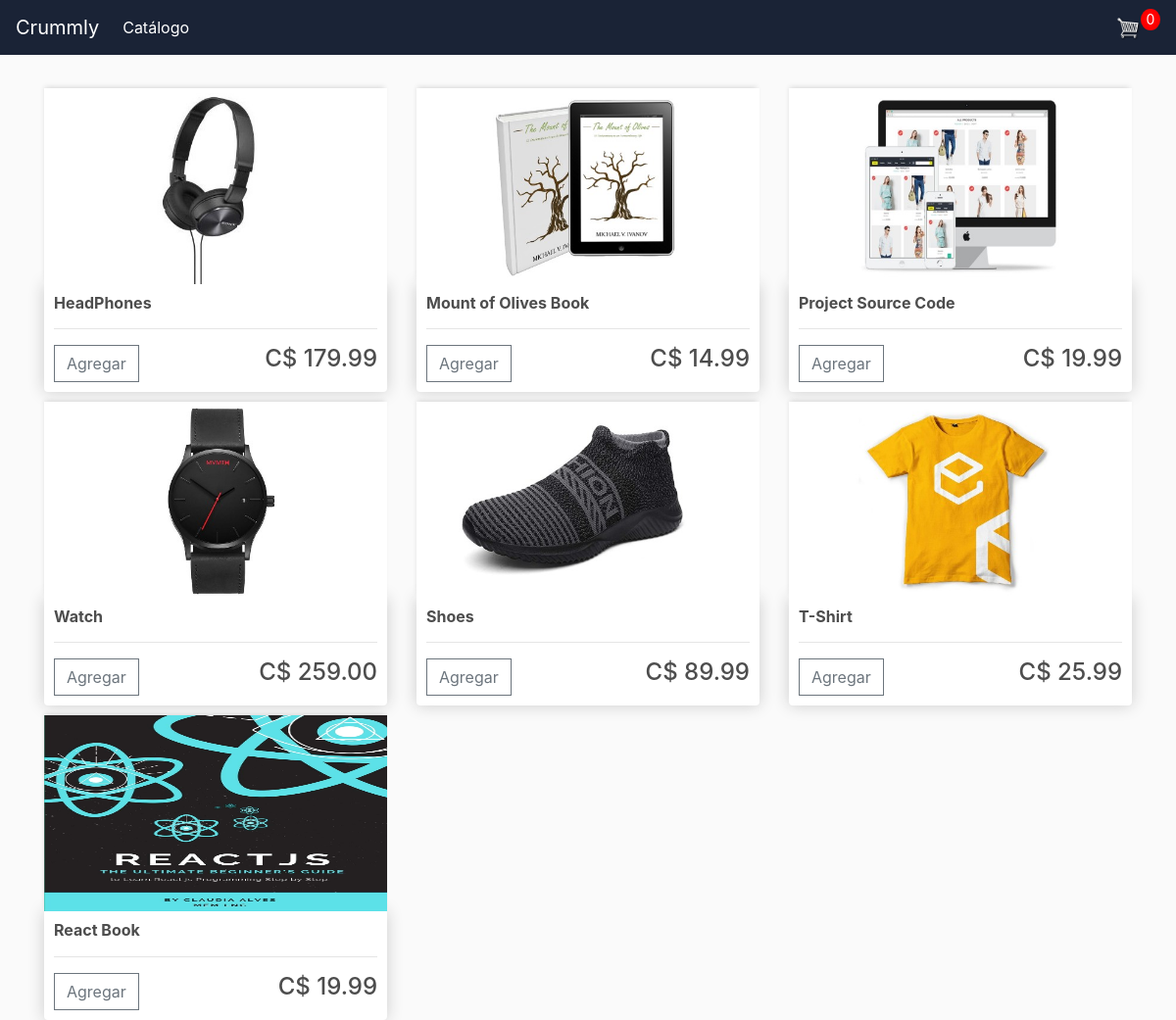
/, run on an earlier commit of the app's database.
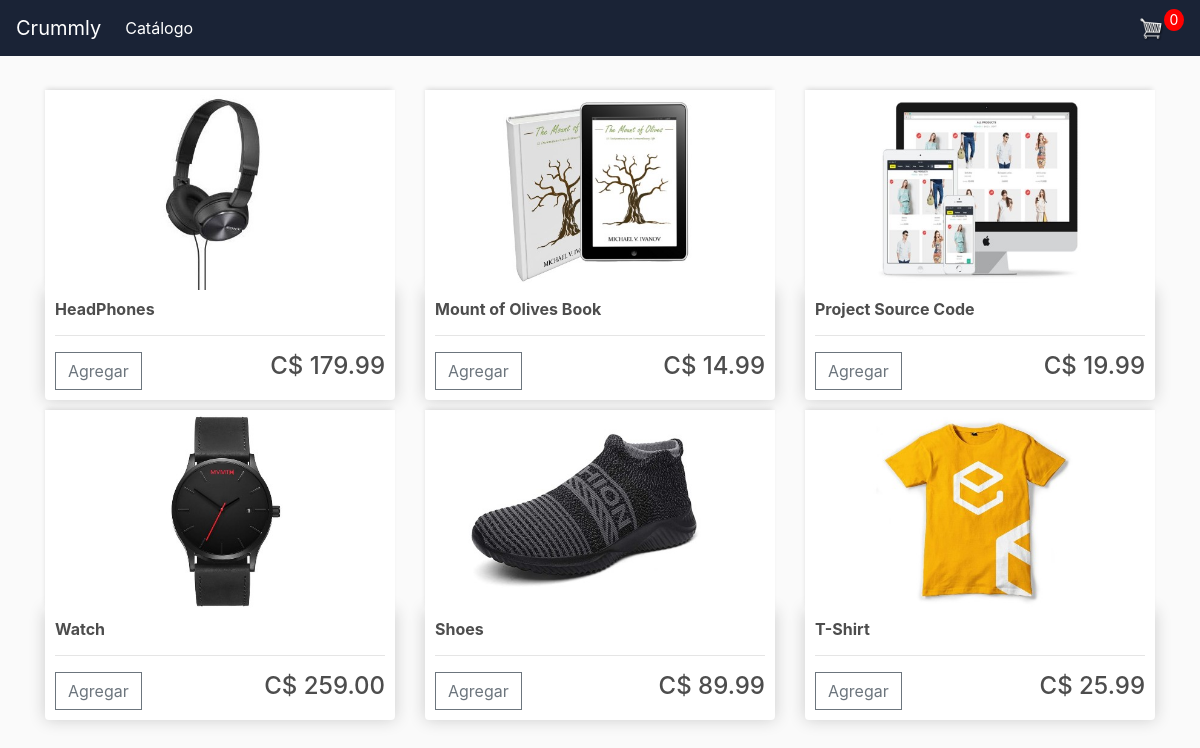
And on a later commit of the database.
### store/models.py (models this page shows, shortened)
class Product(models.Model):
    name = models.CharField(max_length=100, null=True, verbose_name='Producto')
    price = models.FloatField(verbose_name='Precio')
    digital = models.BooleanField(default=False, null=True, blank=False)
    image = models.ImageField(null=True, blank=True, verbose_name='Imagen')
    class Meta:
        verbose_name = 'Producto'
        verbose_name_plural = 'Productos'
    @property
    def imageURL(self):
        try:
            url = self.image.url
        except:
            url = ''
        return url

### store/views.py (the view)
# urls.py: path('', include('store.urls')),
def store(request):
    data = cartData(request)
    cartItems = data['cartItems']
    products = Product.objects.all()
    context = {'products': products, 'cartItems': cartItems}
    return render(request, 'store/store.html', context)

### store/utils.py (called while the page is built, shortened)
def cookieCart(request):
    try:
        cart = json.loads(request.COOKIES['cart'])
    except:
        cart = {}
    print('Cart:', cart)
    items = []
    order = {'get_cart_total': 0, 'get_cart_items': 0, 'shipping': False}
    cartItems = order['get_cart_items']
    return {'cartItems': cartItems, 'order': order, 'items': items}

def cartData(request):
    if request.user.is_authenticated:
        customer = request.user.customer
        order, create = Order.objects.get_or_create(customer=customer, completed=False)
        items = order.orderitem_set.all()
        cartItems = order.get_cart_items
    else:
        cookieData = cookieCart(request)
        cartItems = cookieData['cartItems']
        order = cookieData['order']
        items = cookieData['items']
    return {'items': items, 'order': order, 'cartItems': cartItems}

### store/templates/store/store.html (shortened to what this page needs)
{%  extends 'store/main.html' %}
{% load static %}
{% block content %}
    <div class="row">
    {% for product in products %}
    		<div class="col-lg-4">
			<img class="thumbnail" src="{{ product.imageURL }}">
			<div class="box-element product">
				<h6><strong>{{ product.name }}</strong></h6>
				<hr>
				<button data-product = {{ product.id }} data-action='add'  class="btn btn-outline-secondary add-btn update-cart">Agregar</button>
				<h4 style="display: inline-block; float: right">C$ {{ product.price|floatformat:2 }}</h4>
			</div>
		</div>
    {% endfor %}
	</div>
{% endblock content %}

What changed in the data, as far as the page shows it:
removed Product: imageURL (picture), name "React Book", price "19.99"
